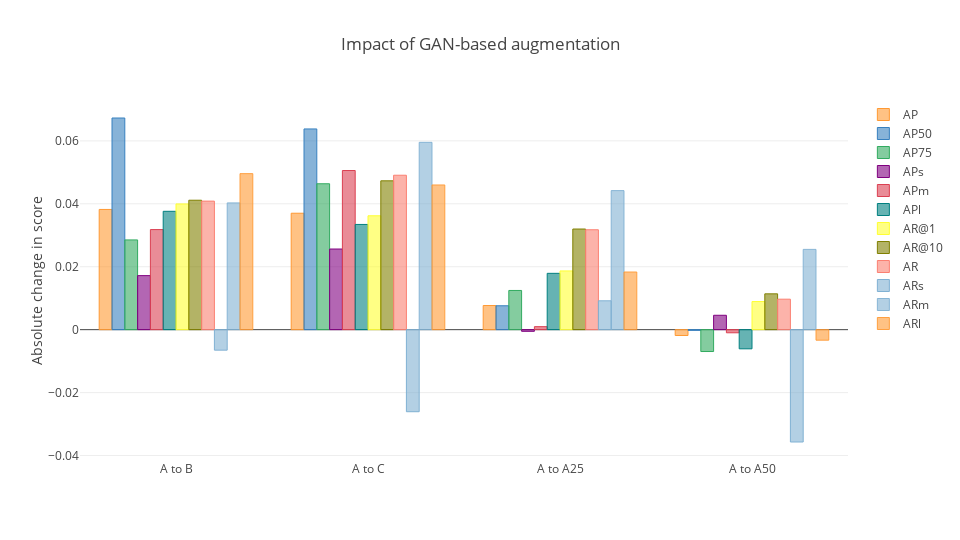

The code cell stored with this chart in its notebook:
### Code cell
cf.go_offline(connected = True)
config = {
    "modeBarButtonsToRemove": ["sendDataToCloud"],
    "displaylogo": False
}
layout = {
    "title": "Impact of GAN-based augmentation",
    "yaxis": {
        "title": "Absolute change in score"
    },
    "width": 960,
    "height": 540
}
fig = df_combined.iplot(kind = "bar", y = ["AP", "AP50", "AP75", "APs", "APm", "APl", "AR@1", "AR@10", "AR", "ARs", "ARm", "ARl"], layout = layout, asFigure = True)
py.offline.iplot(fig, show_link = False, config = config)

### Figure 1 — Plotly figure (JSON) as saved in the notebook; plotly's stock layout.template omitted (floating-point values rounded to 4 significant figures)
{"data": [{"marker": {"color": "rgba(255, 153, 51, 0.6)", "line": {"color": "rgba(255, 153, 51, 1.0)", "width": 1}}, "name": "AP", "orientation": "v", "text": "", "type": "bar", "uid": "d6901ed3-fa57-44f5-a63e-70625b992bee", "x": ["A to B", "A to C", "A to A25", "A to A50"], "y": [0.03821, 0.037, 0.007672, -0.001854]}, {"marker": {"color": "rgba(55, 128, 191, 0.6)", "line": {"color": "rgba(55, 128, 191, 1.0)", "width": 1}}, "name": "AP50", "orientation": "v", "text": "", "type": "bar", "uid": "668345ae-3ed4-4f44-9efa-e8d276888976", "x": ["A to B", "A to C", "A to A25", "A to A50"], "y": [0.06727, 0.06379, 0.007593, -0.0002257]}, {"marker": {"color": "rgba(50, 171, 96, 0.6)", "line": {"color": "rgba(50, 171, 96, 1.0)", "width": 1}}, "name": "AP75", "orientation": "v", "text": "", "type": "bar", "uid": "dcc37f73-74e3-4a1a-a589-8fcc9ecbd7b0", "x": ["A to B", "A to C", "A to A25", "A to A50"], "y": [0.02852, 0.04637, 0.01246, -0.00695]}, {"marker": {"color": "rgba(128, 0, 128, 0.6)", "line": {"color": "rgba(128, 0, 128, 1.0)", "width": 1}}, "name": "APs", "orientation": "v", "text": "", "type": "bar", "uid": "0599e0bb-f449-4b37-a416-5347d7c7fa5f", "x": ["A to B", "A to C", "A to A25", "A to A50"], "y": [0.01717, 0.02563, -0.0005246, 0.004573]}, {"marker": {"color": "rgba(219, 64, 82, 0.6)", "line": {"color": "rgba(219, 64, 82, 1.0)", "width": 1}}, "name": "APm", "orientation": "v", "text": "", "type": "bar", "uid": "613910b1-bc7d-48c8-9edf-0b073360b57b", "x": ["A to B", "A to C", "A to A25", "A to A50"], "y": [0.03181, 0.05057, 0.000952, -0.0009959]}, {"marker": {"color": "rgba(0, 128, 128, 0.6)", "line": {"color": "rgba(0, 128, 128, 1.0)", "width": 1}}, "name": "APl", "orientation": "v", "text": "", "type": "bar", "uid": "c1c69675-cb56-42e0-b7c6-77b8f4c8458d", "x": ["A to B", "A to C", "A to A25", "A to A50"], "y": [0.03761, 0.03344, 0.0179, -0.006091]}, {"marker": {"color": "rgba(255, 255, 51, 0.6)", "line": {"color": "rgba(255, 255, 51, 1.0)", "width": 1}}, "name": "AR@1", "orientation": "v", "text": "", "type": "bar", "uid": "56600d44-e303-44c5-9e71-1aadd86b641f", "x": ["A to B", "A to C", "A to A25", "A to A50"], "y": [0.03995, 0.03619, 0.01866, 0.008932]}, {"marker": {"color": "rgba(128, 128, 0, 0.6)", "line": {"color": "rgba(128, 128, 0, 1.0)", "width": 1}}, "name": "AR@10", "orientation": "v", "text": "", "type": "bar", "uid": "44ce955a-16c8-4bd4-a29e-45ffb68b5801", "x": ["A to B", "A to C", "A to A25", "A to A50"], "y": [0.04114, 0.0473, 0.03198, 0.01139]}, {"marker": {"color": "rgba(251, 128, 114, 0.6)", "line": {"color": "rgba(251, 128, 114, 1.0)", "width": 1}}, "name": "AR", "orientation": "v", "text": "", "type": "bar", "uid": "f24c2506-d8cb-433d-b7cb-fa9d4cb769a7", "x": ["A to B", "A to C", "A to A25", "A to A50"], "y": [0.04085, 0.04908, 0.03175, 0.009686]}, {"marker": {"color": "rgba(128, 177, 211, 0.6)", "line": {"color": "rgba(128, 177, 211, 1.0)", "width": 1}}, "name": "ARs", "orientation": "v", "text": "", "type": "bar", "uid": "220a1cb2-d7db-4e82-9ad7-9b5660a23478", "x": ["A to B", "A to C", "A to A25", "A to A50"], "y": [-0.006518, -0.02608, 0.00917, -0.03571]}, {"marker": {"color": "rgba(128, 177, 211, 0.6)", "line": {"color": "rgba(128, 177, 211, 0.8999999999999999)", "width": 1}}, "name": "ARm", "orientation": "v", "text": "", "type": "bar", "uid": "1ac26a77-5782-4fc0-a298-6355897e2124", "x": ["A to B", "A to C", "A to A25", "A to A50"], "y": [0.04029, 0.05953, 0.04419, 0.02551]}, {"marker": {"color": "rgba(255, 153, 51, 0.6)", "line": {"color": "rgba(255, 153, 51, 0.8999999999999999)", "width": 1}}, "name": "ARl", "orientation": "v", "text": "", "type": "bar", "uid": "0dc7e801-9d01-4e64-b440-27094b05df51", "x": ["A to B", "A to C", "A to A25", "A to A50"], "y": [0.04959, 0.04599, 0.01832, -0.003347]}], "layout": {"height": 540, "title": {"text": "Impact of GAN-based augmentation"}, "width": 960, "yaxis": {"title": {"text": "Absolute change in score"}}}}
